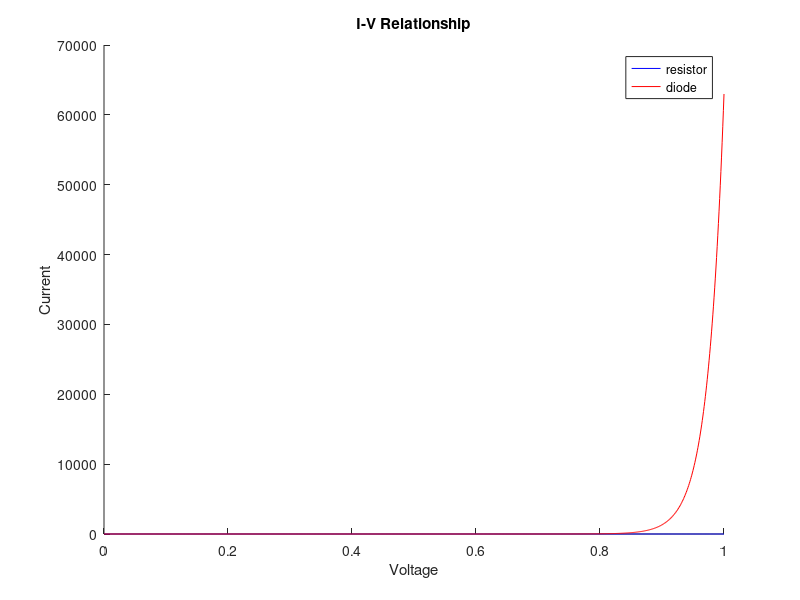

This chart was generated by the following MATLAB code:
I_0 = 10^(-12);
n = 1;
V_t = (1.3806488*10^-23)*300/(1.602176565*10^-19);
R = 10^3;
V_s = 3;
[v1, val, exitflag] = fsolve(@(v1) I_0.*(exp(v1/(n*V_t))-1)./R, .5);
if (exitflag == 1)
    fprintf('error\n')
end
I_diode = I_0.*(exp(v1./(n*V_t))-1);
v2 = V_s - v1;
I_resistor = v2/R;
fprintf('v1 = %gV \n v2 = %gV \n current = %gA\n',v1,v2,I_resistor)
voltage = linspace(0,1,1000);
resistor_IV = (V_s - voltage)./R;
diode_IV = I_0.*(exp(voltage./(n*V_t))-1);
hold on
plot(voltage, resistor_IV,'b');
plot(voltage, diode_IV,'r');
title('I-V Relationship')
legend('resistor','diode')
xlabel('Voltage')
ylabel('Current')
hold off
power_resistor = I_resistor * v2;
power_diode = I_diode * v1;
fprintf('Power dissipated from the resistor = %g Watts\n Power dissipated from the diode = %g Watts\n',power_resistor,power_diode)

